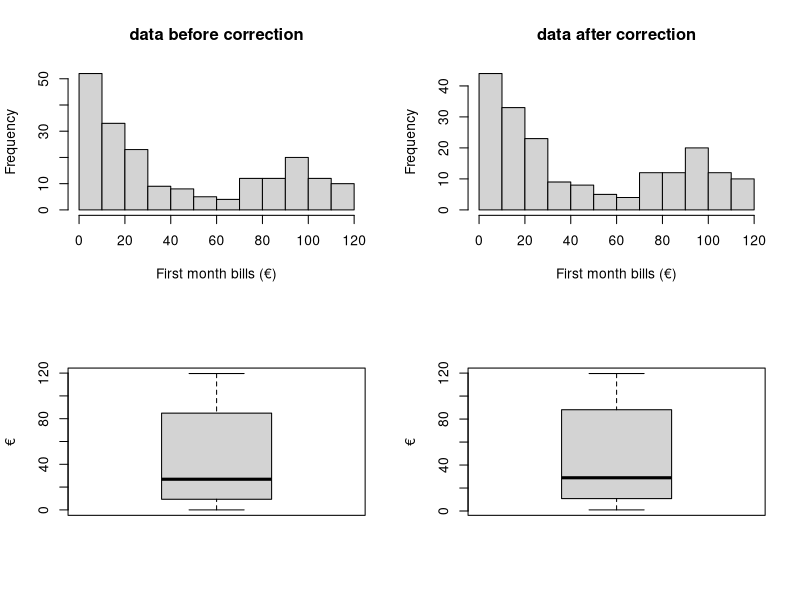
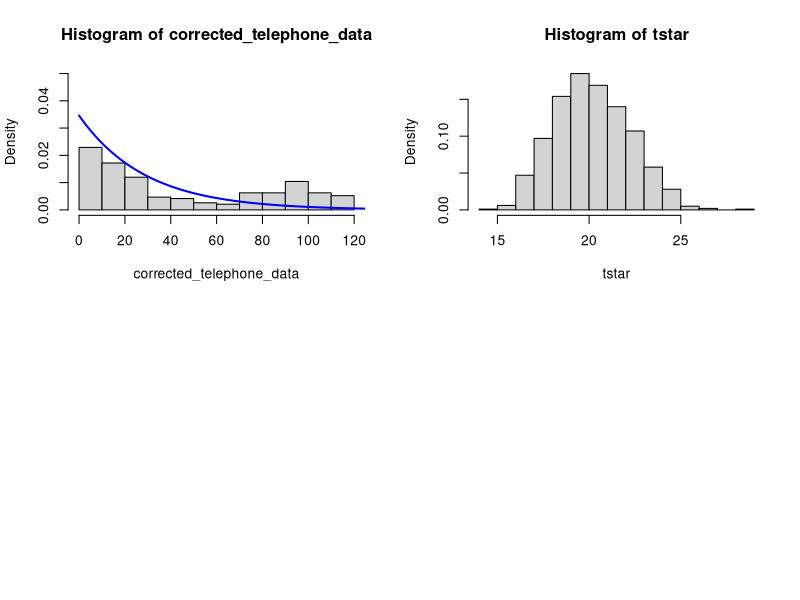

These figures' R source, in order: (Note: this script raises an error after producing the figures.)
## ---- chunk 1
knitr::opts_chunk$set(echo = TRUE)
## ---- chunk 2
telephone_data = read.table("telephone.txt",header=TRUE)

# sorted data of firsth month bills
sort(telephone_data$Bills)
## ---- chunk 3
# row_sub = apply(dd, 1, function(row) all(row !=0 ))
corrected_telephone_data = telephone_data[apply(telephone_data, 1, function(row) all(row !=0 )), ]

par(mfrow=c(2,2))
hist(telephone_data$Bills, xlab = "First month bills (€)", main = "data before correction")
hist(corrected_telephone_data, xlab = "First month bills (€)", main = "data after correction")
boxplot(telephone_data$Bills, ylab = "€")
boxplot(corrected_telephone_data, ylab = "€")
## ---- chunk 4
test_statistic = median(corrected_telephone_data)
lamb = 1/test_statistic

hist(corrected_telephone_data, prob=T, ylim = c(0,0.05))
x = seq(0, length(corrected_telephone_data),length=1000)
f = lamb*exp(-lamb*x )
lines(x,f,col="blue",lwd=2)
## ---- chunk 5
t = median(corrected_telephone_data)
B=1000
tstar=numeric(B)
n=length(corrected_telephone_data)
for (i in 1:B){
  xstar=rexp(n, lamb)
  tstar[i]=median(xstar)}
  hist(tstar,prob=T)
  
p_left=sum(tstar<t)/B
p_right=sum(tstar>t)/B
p=2*min(pl,pr)
pl;pr;p
## ---- chunk 6
B=5000
Tstar=numeric(B)
T1 = median(corrected_telephone_data)

for(i in 1:B) {
  Xstar=sample(corrected_telephone_data,replace=TRUE)
  Tstar[i]=median(Xstar) }
  Tstar05=quantile(Tstar,0.05)
  Tstar95=quantile(Tstar,0.95)
  sum(Tstar<Tstar05)
c(2*T1-Tstar95,2*T1-Tstar05)
## ---- chunk 7
B=5000
Tstar=numeric(B)
T1 = median(corrected_telephone_data)

for(i in 1:B) {
  Xstar=sample(corrected_telephone_data,replace=TRUE)
  Tstar[i]=mean(Xstar) }
  Tstar05=quantile(Tstar,0.05)
  Tstar95=quantile(Tstar,0.95)
  sum(Tstar<Tstar05)
c(2*T1-Tstar95,2*T1-Tstar05)
## ---- chunk 8
hist(Tstar, prob=T)
## ---- chunk 9
shapiro.test(Tstar)
## ---- chunk 10
est_lamb = 1/(mean(Tstar))
est_lamb
## ---- chunk 11
hist(corrected_telephone_data, prob=T, ylim = c(0,0.05))
x = seq(0, length(corrected_telephone_data),length=1000)
f = est_lamb*exp(-est_lamb*x )
lines(x,f,col="blue",lwd=2)
